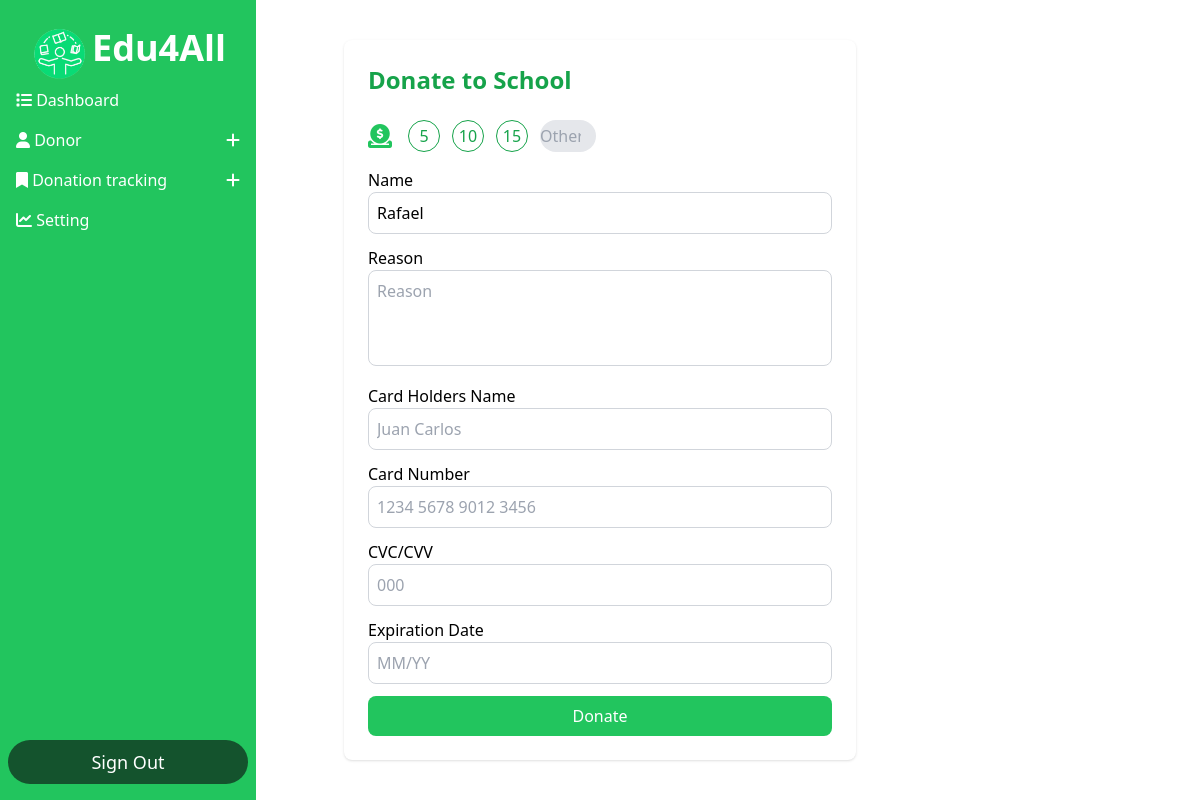
/Dashboard_Donacion/dashboard.php?action=donar (signed in), run on an earlier commit of the app's database.
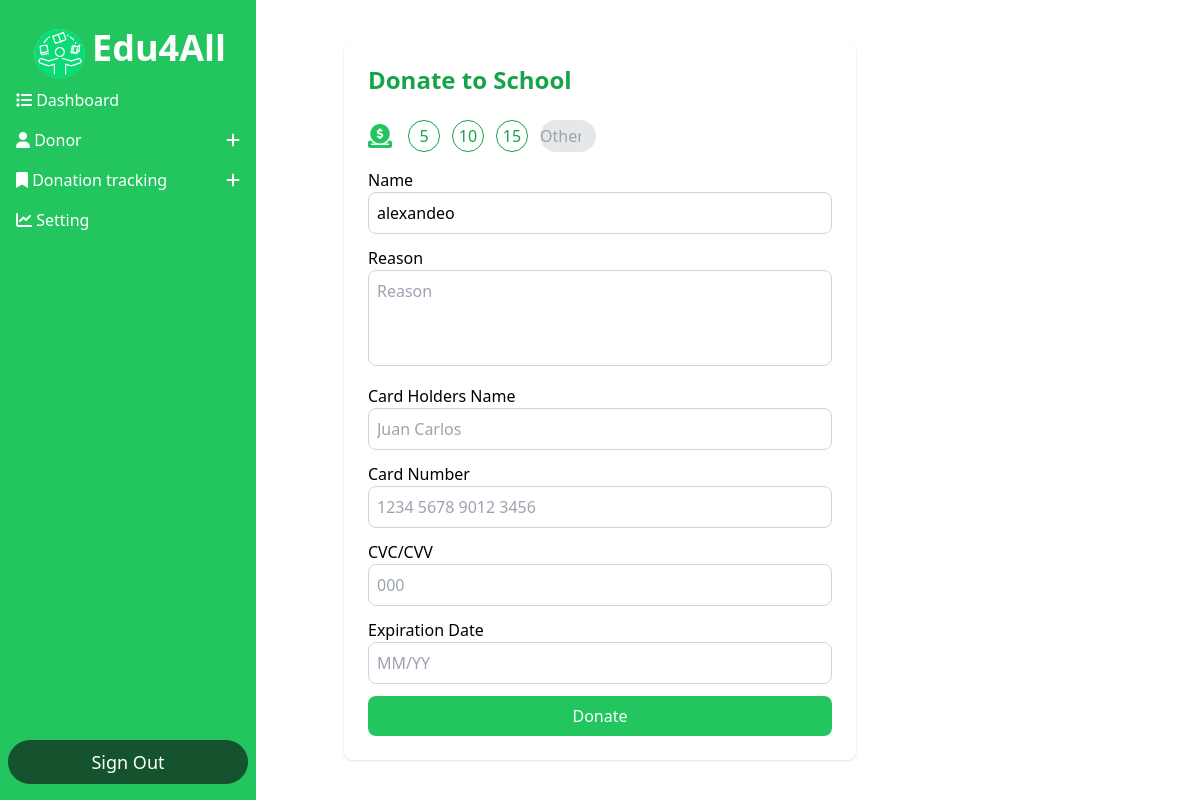
And on a later commit of the database.
### tables this page shows
CREATE TABLE `usuarios` (
  `id` int(11) NOT NULL,
  `nombre` varchar(100) DEFAULT NULL,
  `correo` varchar(100) DEFAULT NULL,
  `password` varchar(10) NOT NULL,
  `genero` varchar(10) DEFAULT NULL,
  `edad` int(2) DEFAULT NULL,
  `tipo_usuario` varchar(50) DEFAULT NULL,
  `fecha_nac` date NOT NULL
);

### Conexion/conexion.php (called while the page is built, shortened)
<?php
	class Conexion
	{
		private $host='localhost';
		private $usuario='root';
		private $password = '';
		private $base='escuela';
		public $sentencia;
		private $conexion;
		private function abrir_conexion(){
			$this->conexion = new mysqli($this->host,$this->usuario,$this->password,$this->base);
		}
		public function obtener_sentencia(){
			$result = $this->conexion->query($this->sentencia);
			return $result;
		}
	}
?>

### Conexion/contacto.php (called while the page is built, shortened)
<?php
    include ("conexion.php");
    class Contacto extends Conexion {
        public function obtenerusuario(){
            $this->sentencia = "SELECT * FROM usuarios WHERE id = '".$_SESSION['id']."'";
            $result = $this->obtener_sentencia();
            return $result;
        }
    }
?>

### Dashboard_Donacion/Donor.php (the view, shortened to what this page needs)
<?php
require_once("../Conexion/contacto.php");
$obj = new Contacto();
$resultado = $obj->obtenerusuario();
$registro = $resultado->fetch_assoc();
?>
<form action="" method="POST" onsubmit="return validateForm()">
    <div class="container mx-auto p-4">
        <div class="grid grid-cols-1 gap-4">
            <div class="bg-white rounded-lg shadow p-6 max-w-lg mx-auto min-h-[400px] w-full">
                <h2 class="text-2xl font-bold mb-6 text-green-600">Donate to School</h2>
                <div class="flex items-center mb-4">
                    <i class="fa-solid fa-circle-dollar-to-slot text-2xl text-green-500"></i>
                    <div class="ml-4 flex space-x-3">
                        <button type="button" onclick="selectAmount(5, this)"
                            class="w-8 h-8 bg-transparent border border-green-600 rounded-full flex items-center justify-center text-green-600 hover:bg-green-600 hover:text-white"
                            name="cantidad" value="5">5
                        </button>
                        <button type="button" onclick="selectAmount(10, this)"
                            class="w-8 h-8 bg-transparent border border-green-600 rounded-full flex items-center justify-center text-green-600 hover:bg-green-600 hover:text-white"
                            name="cantidad" value="10">10
                        </button>
                        <button type="button" onclick="selectAmount(15, this)"
                            class="w-8 h-8 bg-transparent border border-green-600 rounded-full flex items-center justify-center text-green-600 hover:bg-green-600 hover:text-white"
                            name="cantidad" value="15">15
                        </button>
                        <input type="number" id="otherAmount" min="1" placeholder="Other" oninput="selectOtherAmount(this.value)"
                            class="w-14 h-8 bg-gray-200 rounded-full flex items-center justify-center text-center text-gray-500"
                            name="cantidad">
                    </div>
                </div>
                Name
                <input type="text" id="name" placeholder="Name" required
                    value="<?php echo $registro['nombre']; ?>" class= "border border-gray-300 rounded-lg p-2 w-full mb-3" style= "resize: 10;">
                Reason
                <textarea placeholder="Reason" id="motivo" name="motivo" required
                    class="border border-gray-300 rounded-lg p-2 w-full mb-3 h-24 resize-none"></textarea>
                Card Holders Name
                <input type="text" id="cardname" placeholder="Juan Carlos" required
                    class="border border-gray-300 rounded-lg p-2 w-full mb-3" style= "resize: 10;">
                Card Number
                <input type="text" id="card" placeholder="1234 5678 9012 3456" required
                    class="border border-gray-300 rounded-lg p-2 w-full mb-3" style= "resize: 10;">
                CVC/CVV
                <input type="text" id="cvc" placeholder="000" required
                    class="border border-gray-300 rounded-lg p-2 w-full mb-3" style= "resize: 10;">
                Expiration Date
                <input type="text" id="vence" placeholder="MM/YY" required
                    class="border border-gray-300 rounded-lg p-2 w-full mb-3" style= "resize: 10;">
                <input type="submit"
                    class="bg-green-500 text-white rounded-lg py-2 px-4 w-full hover:bg-green-600" name="donor" value="Donate">
            </div>
        </div>
    </div>
</form>

What changed in the data, as far as the page shows it:
changed usuarios: nombre "Rafael" → "alexandeo"
